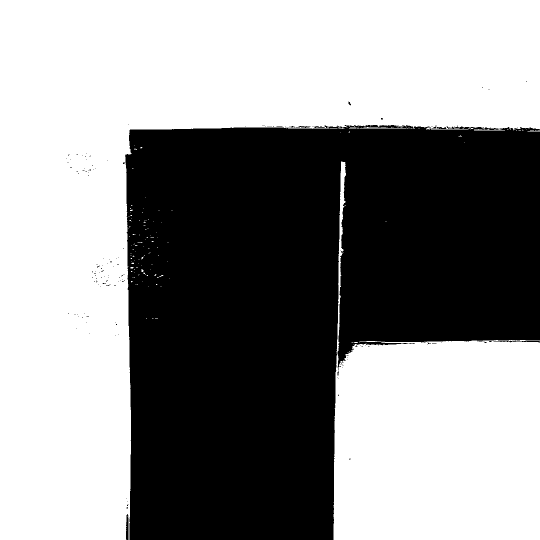
#> input picture test.png, 1080 x 1080 px (shown at 1/2 size)
$ python -i processer.py   (imports and definitions only)
#> lines starting #> are read from the running program, lines starting #| are printed output that depends on the picture; after the words box and inside, x2 and y2 are one past the last pixel; in counts of white or black regions, pixels touching at a corner belong together
#> further down, picture is the input picture: shape (1080, 1080, 3); 55.9% white; 149 black regions (142 under 20 px), largest, box (x1, y1, x2, y2) and area: (250, 250, 1080, 1080) 513164, (252, 1028, 257, 1080) 227, (987, 682, 1080, 685) 144
import cv2
import numpy as np
from settings import *
import time

class LineFollower:
    #morphological added
    def __init__(self, black_threshold=50, white_threshold=205, morphology_kernel_size=5):
        self.black_threshold = black_threshold
        self.white_threshold = white_threshold
        self.kernel = np.ones((morphology_kernel_size, morphology_kernel_size), np.uint8)

    #np.count used
    def calculate_black_white_ratio(self, image):
        total_pixels = image.size
        black_pixels = np.count_nonzero(image <= 50)  # Vectorized count
        white_pixels = np.count_nonzero(image >= 205)
        return (black_pixels / total_pixels) * 100, (white_pixels / total_pixels) * 100

    #This one has changed (nested loops changed)
    def div_image(self, image):
        height, width = image.shape[:2]
        part_height = height // 3
        part_width = width // 3
        return [image[i*part_height:(i+1)*part_height, j*part_width:(j+1)*part_width]
            for i in range(3) for j in range(3)]

    #morphological added
    def make_image_black_white(self, image):
        _, binary_image = cv2.threshold(image, 127, 255, cv2.THRESH_BINARY)
        eroded_image = cv2.erode(binary_image, self.kernel, iterations=1)
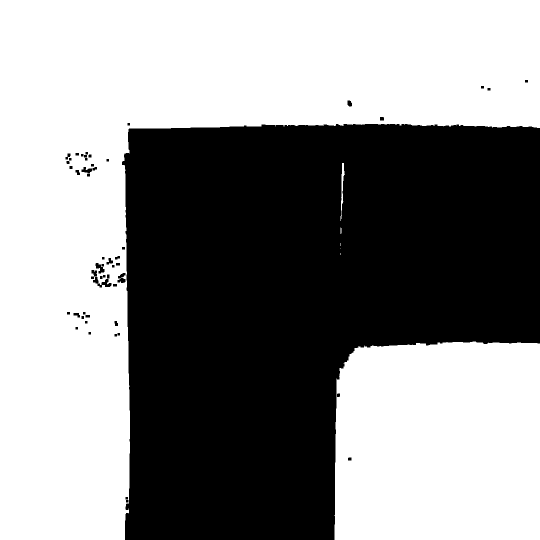
#> eroded_image: shape (1080, 1080, 3) (shown at 1/2 size); 54.9% white; 53 black regions, largest, box (x1, y1, x2, y2) and area: (244, 248, 1080, 1080) 523534, (186, 554, 223, 575) 324, (235, 546, 251, 566) 208
        dilated_image = cv2.dilate(eroded_image, self.kernel, iterations=1)
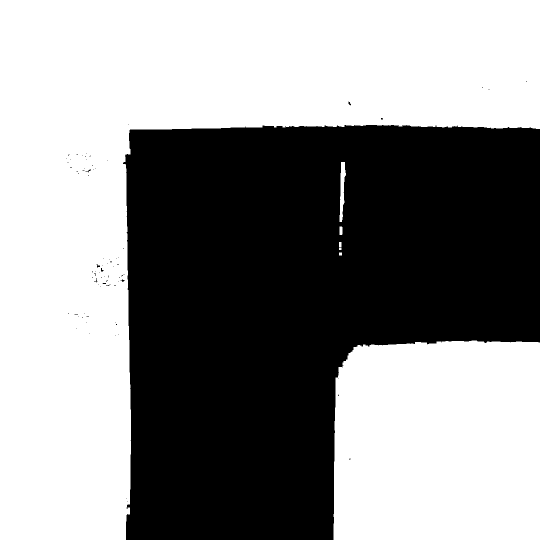
#> dilated_image: shape (1080, 1080, 3) (shown at 1/2 size); 55.6% white; 78 black regions (72 under 20 px), largest, box (x1, y1, x2, y2) and area: (246, 250, 1080, 1080) 517305, (193, 528, 200, 535) 24, (697, 203, 702, 211) 22, (202, 536, 207, 543) 22, (171, 339, 182, 345) 20, (241, 558, 249, 564) 20
        return binary_image # Return the processed image

    def create_percentange_data(self,parts):
        data = []
        for index,part in enumerate(parts):
            black_ratio,white_ratio = self.calculate_black_white_ratio(part)
            data.append([black_ratio,white_ratio])
        return data

    def decision(self,data):
        black_parts = []
        for index,per in enumerate(data):
            if per[0] > 25: # in one square black percentage
               black_parts.append(index)
        for key in line_changer:
            if line_changer[key] == black_parts:
                return key
        return -1

    def process(self,image):
        binary_image = self.make_image_black_white(image)
        parts = self.div_image(binary_image)
        data = self.create_percentange_data(parts)
        order = self.decision(data)
        return data

>>> import cv2
>>> picture = cv2.imread('../test.png')
>>> result = LineFollower().make_image_black_white(picture)
